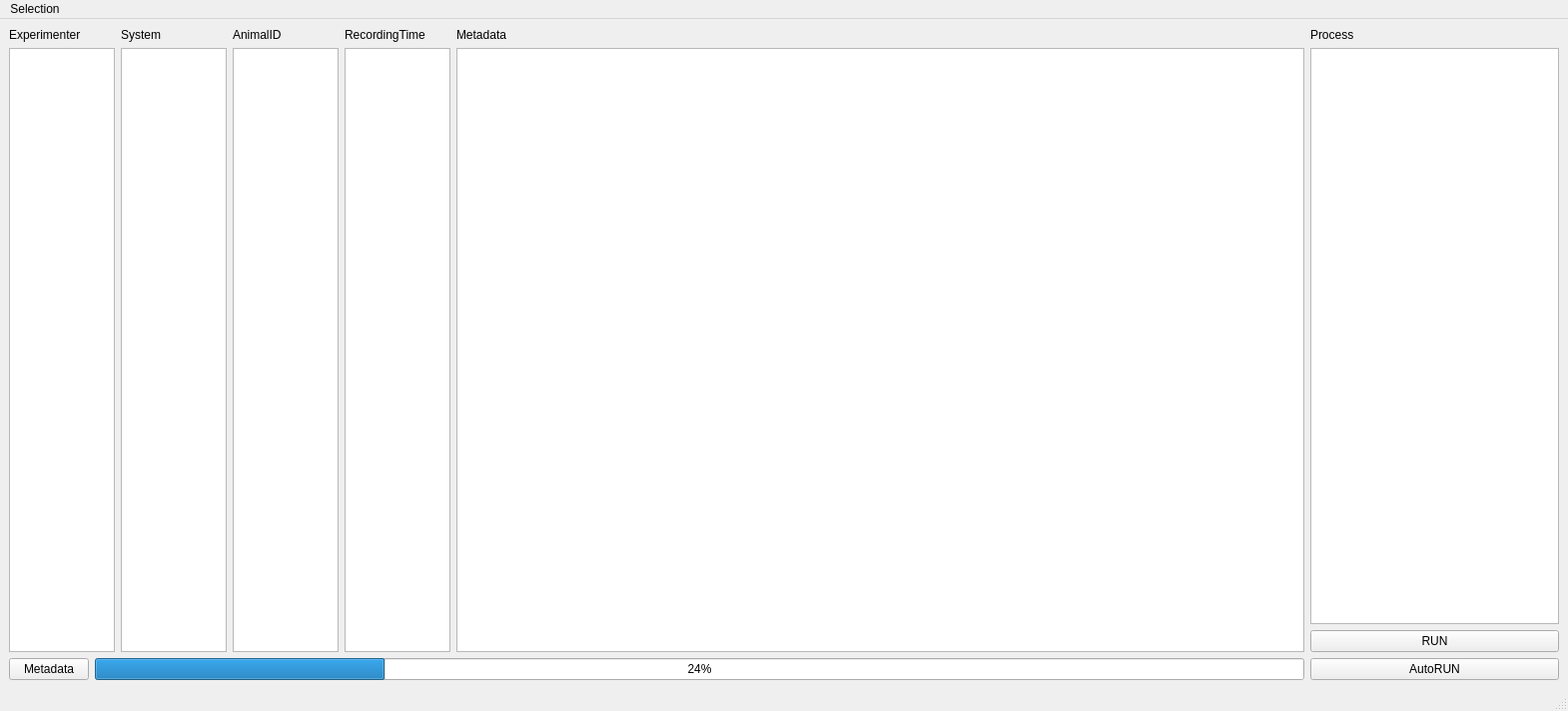
<?xml version="1.0" encoding="UTF-8"?>
<ui version="4.0">
 <class>MainWindow</class>
 <widget class="QMainWindow" name="MainWindow">
  <property name="geometry">
   <rect>
    <x>0</x>
    <y>0</y>
    <width>1570</width>
    <height>712</height>
   </rect>
  </property>
  <property name="windowTitle">
   <string>SpikeAnalysisController</string>
  </property>
  <widget class="QWidget" name="centralwidget">
   <layout class="QHBoxLayout" name="horizontalLayout_2">
    <item>
     <layout class="QVBoxLayout" name="verticalLayout_2">
      <item>
       <layout class="QGridLayout" name="gridLayout" columnstretch="1,1,1,1,8">
        <item row="1" column="1">
         <widget class="QListView" name="listViewSystem">
          <property name="selectionMode">
           <enum>QAbstractItemView::MultiSelection</enum>
          </property>
         </widget>
        </item>
        <item row="1" column="3">
         <widget class="QListView" name="listViewRecordingTime">
          <property name="selectionMode">
           <enum>QAbstractItemView::MultiSelection</enum>
          </property>
         </widget>
        </item>
        <item row="0" column="1">
         <widget class="QLabel" name="labelSystem">
          <property name="text">
           <string>System</string>
          </property>
         </widget>
        </item>
        <item row="1" column="2">
         <widget class="QListView" name="listViewAnimalID">
          <property name="selectionMode">
           <enum>QAbstractItemView::MultiSelection</enum>
          </property>
         </widget>
        </item>
        <item row="1" column="4">
         <widget class="QTableView" name="tableViewMetadata">
          <property name="lineWidth">
           <number>-12</number>
          </property>
          <property name="sortingEnabled">
           <bool>true</bool>
          </property>
          <attribute name="horizontalHeaderCascadingSectionResizes">
           <bool>true</bool>
          </attribute>
         </widget>
        </item>
        <item row="0" column="4">
         <widget class="QLabel" name="label">
          <property name="text">
           <string>Metadata</string>
          </property>
         </widget>
        </item>
        <item row="0" column="2">
         <widget class="QLabel" name="labelAnimalID">
          <property name="text">
           <string>AnimalID</string>
          </property>
         </widget>
        </item>
        <item row="0" column="0">
         <widget class="QLabel" name="labelExperimenter">
          <property name="text">
           <string>Experimenter</string>
          </property>
         </widget>
        </item>
        <item row="0" column="3">
         <widget class="QLabel" name="labelRecordingTime">
          <property name="text">
           <string>RecordingTime</string>
          </property>
         </widget>
        </item>
        <item row="1" column="0">
         <widget class="QListView" name="listViewExperimenter">
          <property name="selectionMode">
           <enum>QAbstractItemView::MultiSelection</enum>
          </property>
         </widget>
        </item>
       </layout>
      </item>
      <item>
       <layout class="QHBoxLayout" name="horizontalLayout">
        <item>
         <widget class="QPushButton" name="pushButtonMetadata">
          <property name="text">
           <string>Metadata</string>
          </property>
         </widget>
        </item>
        <item>
         <widget class="QProgressBar" name="progressBar">
          <property name="value">
           <number>24</number>
          </property>
         </widget>
        </item>
       </layout>
      </item>
     </layout>
    </item>
    <item>
     <layout class="QVBoxLayout" name="verticalLayout">
      <item>
       <widget class="QLabel" name="labelProcess">
        <property name="text">
         <string>Process</string>
        </property>
       </widget>
      </item>
      <item>
       <widget class="QListView" name="listViewProcess"/>
      </item>
      <item>
       <widget class="QPushButton" name="pushButtonRun">
        <property name="text">
         <string>RUN</string>
        </property>
       </widget>
      </item>
      <item>
       <widget class="QPushButton" name="pushButtonAutoRun">
        <property name="text">
         <string>AutoRUN</string>
        </property>
       </widget>
      </item>
     </layout>
    </item>
   </layout>
  </widget>
  <widget class="QMenuBar" name="menubar">
   <property name="geometry">
    <rect>
     <x>0</x>
     <y>0</y>
     <width>1570</width>
     <height>23</height>
    </rect>
   </property>
   <widget class="QMenu" name="menuSelection">
    <property name="title">
     <string>Selection</string>
    </property>
    <addaction name="actionMetadataFeature"/>
    <addaction name="actionProcessParameter"/>
    <addaction name="actionProcessSafety"/>
   </widget>
   <addaction name="menuSelection"/>
  </widget>
  <widget class="QStatusBar" name="statusbar"/>
  <action name="actionMetadataFeature">
   <property name="text">
    <string>Metadata Feature</string>
   </property>
  </action>
  <action name="actionProcessParameter">
   <property name="text">
    <string>Process Parameter</string>
   </property>
  </action>
  <action name="actionProcessSafety">
   <property name="text">
    <string>Process Safety</string>
   </property>
  </action>
 </widget>
 <resources/>
 <connections/>
</ui>
